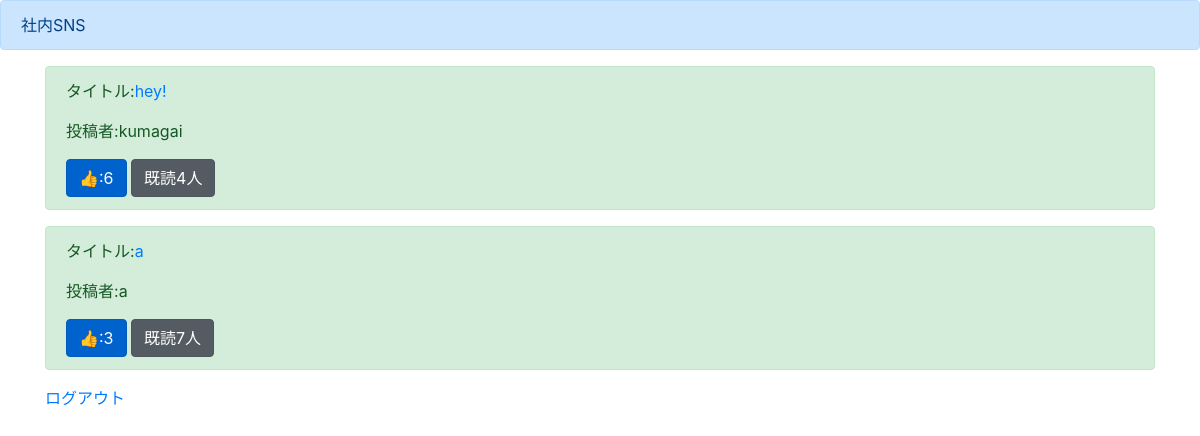
Before: /list/ (signed in) with the older database file.
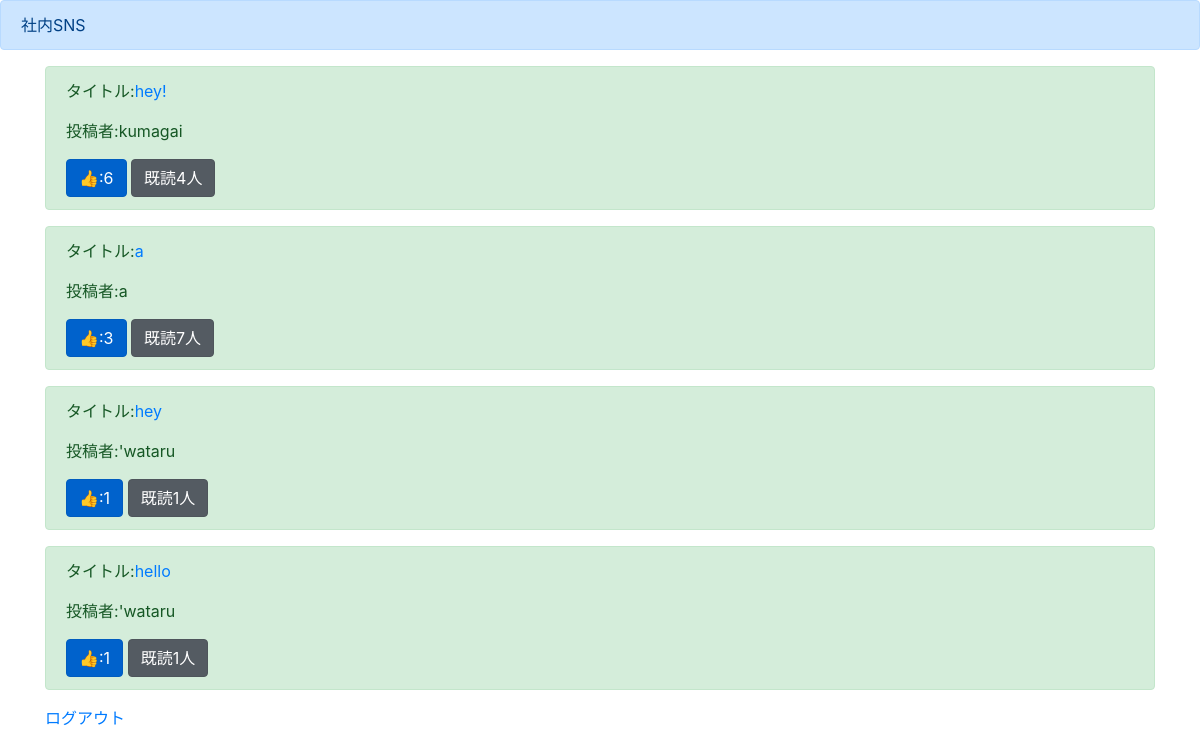
After: the same page with the newer database file.
### sns_app/models.py (models this page shows)
class SnsModel(models.Model):
    title = models.CharField(max_length=100)
    content = models.TextField()
    contributor = models.CharField(max_length=50)
    image = models.ImageField(upload_to='')
    good = models.IntegerField(null=True, blank=True, default=0)
    read = models.IntegerField(null=True, blank=True, default=0)
    readtext = models.CharField(max_length=100, null=True, blank=True, default='a')

### sns_app/views.py (the view)
# urls.py: path('list/', listfunc, name='list'),
@login_required
def listfunc(request):
    object_list = SnsModel.objects.all()
    return render(request, 'list.html', {'object_list': object_list})

### templates/list.html (shortened to what this page needs)
{% extends 'base.html' %}
{% block header %}
    <div class="alert alert-primary" role="alert">
        社内SNS
    </div>
{% endblock header %}
{% block content %}
    <div class="container">
        {% for item in object_list %}
        <div class="alert alert-success" role="alert">
            <p>タイトル:<a href="{% url 'detail' item.pk %}">{{ item.title }}</a></p>
            <p>投稿者:{{ item.contributor }}</p>
            <a href="#" class="btn btn-primary active" role="button" aria-pressed="true">👍:{{ item.good }}</a>
            <a href="#" class="btn btn-secondary active" role="button" aria-pressed="true">既読{{ item.read }}人</a>
        </div>
        {% endfor %}
        <a href="{% url 'logout' %}">ログアウト</a>
    </div>
{% endblock content %}

### templates/base.html (shortened to what this page needs)
<!doctype html>
<html lang="en">
<head>
    <link rel="stylesheet" href="https://stackpath.bootstrapcdn.com/bootstrap/4.4.1/css/bootstrap.min.css"
>
</head>
<body>
{% block header %}
{% endblock header %}
{% block content %}
{% endblock content %}
</body>
</html>

Changed rows visible on the page:
added SnsModel: title "hey", contributor "'wataru", good "1", read "1"
added SnsModel: title "hello", contributor "'wataru", good "1", read "1"
